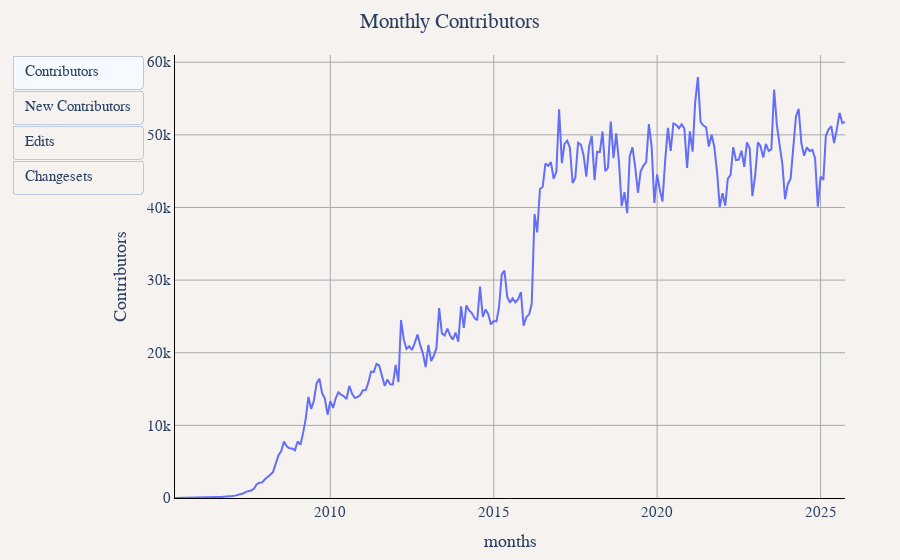

The cell this chart's notebook holds for it:
### Markdown cell above
## Contributors, Edits and Changesets Each Month

### Code cell
df = duckdb.sql("""
WITH user_first_appearance AS (
    SELECT
        user_name,
        year,
        month,
        ROW_NUMBER() OVER (PARTITION BY user_name ORDER BY year, month) as rn
    FROM (
        SELECT DISTINCT user_name, year, month
        FROM '../changeset_data/year=*/month=*/*.parquet'
    )
),
first_appearances AS (
    SELECT user_name, year, month
    FROM user_first_appearance
    WHERE rn = 1
),
monthly_metrics AS (
    SELECT
        year,
        month,
        CONCAT(year, '-', LPAD(CAST(month as VARCHAR), 2, '0')) as months,
        COUNT(DISTINCT user_name) as Contributors,
        CAST(SUM(edit_count) as BIGINT) as Edits,
        CAST(COUNT(*) AS INTEGER) as Changesets
    FROM '../changeset_data/year=*/month=*/*.parquet'
    GROUP BY year, month
),
monthly_new_contributors AS (
    SELECT
        year,
        month,
        COUNT(DISTINCT user_name) as "New Contributors"
    FROM first_appearances
    GROUP BY year, month
),
combined_metrics AS (
    SELECT
        m.year,
        m.month,
        m.months,
        m.Contributors,
        COALESCE(n."New Contributors", 0) as "New Contributors",
        m.Edits,
        m.Changesets
    FROM monthly_metrics m
    LEFT JOIN monthly_new_contributors n ON m.year = n.year AND m.month = n.month
)
SELECT
    months,
    Contributors,
    "New Contributors",
    Edits,
    Changesets,
    SUM("New Contributors") OVER (ORDER BY year, month) as "Accumulated Contributors",
    SUM(Edits) OVER (ORDER BY year, month) as "Accumulated Edits",
    SUM(Changesets) OVER (ORDER BY year, month) as "Accumulated Changesets"
FROM combined_metrics
ORDER BY year, month
""").df()

util.show_figure(
    [
        util.FigureConfig(
            title="Monthly Contributors",
            label="Contributors",
            x_col="months",
            y_col="Contributors",
            query_or_df=df,
        ),
        util.FigureConfig(
            title="Monthly New Contributors",
            label="New Contributors",
            x_col="months",
            y_col="New Contributors",
            query_or_df=df,
        ),
        util.FigureConfig(
            title="Monthly Edits",
            label="Edits",
            x_col="months",
            y_col="Edits",
            query_or_df=df,
        ),
        util.FigureConfig(
            title="Monthly Changesets",
            label="Changesets",
            x_col="months",
            y_col="Changesets",
            query_or_df=df,
        ),
    ]
)

### Figure 1 — Plotly figure (JSON) as saved in the notebook; plotly's stock layout.template omitted (floating-point values rounded to 4 significant figures; data arrays with more than 128 entries replaced by an {"elided": "..."} marker saying what was removed)
{"data": [{"hovertemplate": "Contributors<br>%{x}<br>%{y:,} Contributors<extra></extra>", "name": "Contributors", "type": "scatter", "visible": true, "x": {"elided": "247 str values"}, "y": {"elided": "247 int values"}}, {"hovertemplate": "Contributors<br>%{x}<br>%{y:,} New Contributors<extra></extra>", "name": "Contributors", "type": "scatter", "visible": false, "x": {"elided": "247 str values"}, "y": {"elided": "247 int values"}}, {"hovertemplate": "Contributors<br>%{x}<br>%{y:,} Edits<extra></extra>", "name": "Contributors", "type": "scatter", "visible": false, "x": {"elided": "247 str values"}, "y": {"elided": "247 int values"}}, {"hovertemplate": "Contributors<br>%{x}<br>%{y:,} Changesets<extra></extra>", "name": "Contributors", "type": "scatter", "visible": false, "x": {"elided": "247 str values"}, "y": {"elided": "247 int values"}}], "layout": {"barmode": "stack", "font": {"family": "Times", "size": 15}, "margin": {"b": 55, "l": 55, "r": 55, "t": 55}, "paper_bgcolor": "#f5f2f0", "plot_bgcolor": "#f5f2f0", "title": {"text": "Monthly Contributors", "x": 0.5}, "updatemenus": [{"buttons": [{"args": [{"visible": [true, false, false, false]}, {"title.text": "Monthly Contributors", "xaxis.title.text": "months", "yaxis.title.text": "Contributors"}], "label": "Contributors", "method": "update"}, {"args": [{"visible": [false, true, false, false]}, {"title.text": "Monthly New Contributors", "xaxis.title.text": "months", "yaxis.title.text": "New Contributors"}], "label": "New Contributors", "method": "update"}, {"args": [{"visible": [false, false, true, false]}, {"title.text": "Monthly Edits", "xaxis.title.text": "months", "yaxis.title.text": "Edits"}], "label": "Edits", "method": "update"}, {"args": [{"visible": [false, false, false, true]}, {"title.text": "Monthly Changesets", "xaxis.title.text": "months", "yaxis.title.text": "Changesets"}], "label": "Changesets", "method": "update"}], "type": "buttons"}], "xaxis": {"gridcolor": "darkgray", "linecolor": "black", "showgrid": true, "tickcolor": "black", "title": {"text": "months"}, "zerolinecolor": "darkgray"}, "yaxis": {"gridcolor": "darkgray", "linecolor": "black", "rangemode": "tozero", "showgrid": true, "tickcolor": "black", "title": {"text": "Contributors"}, "zerolinecolor": "darkgray"}}}
